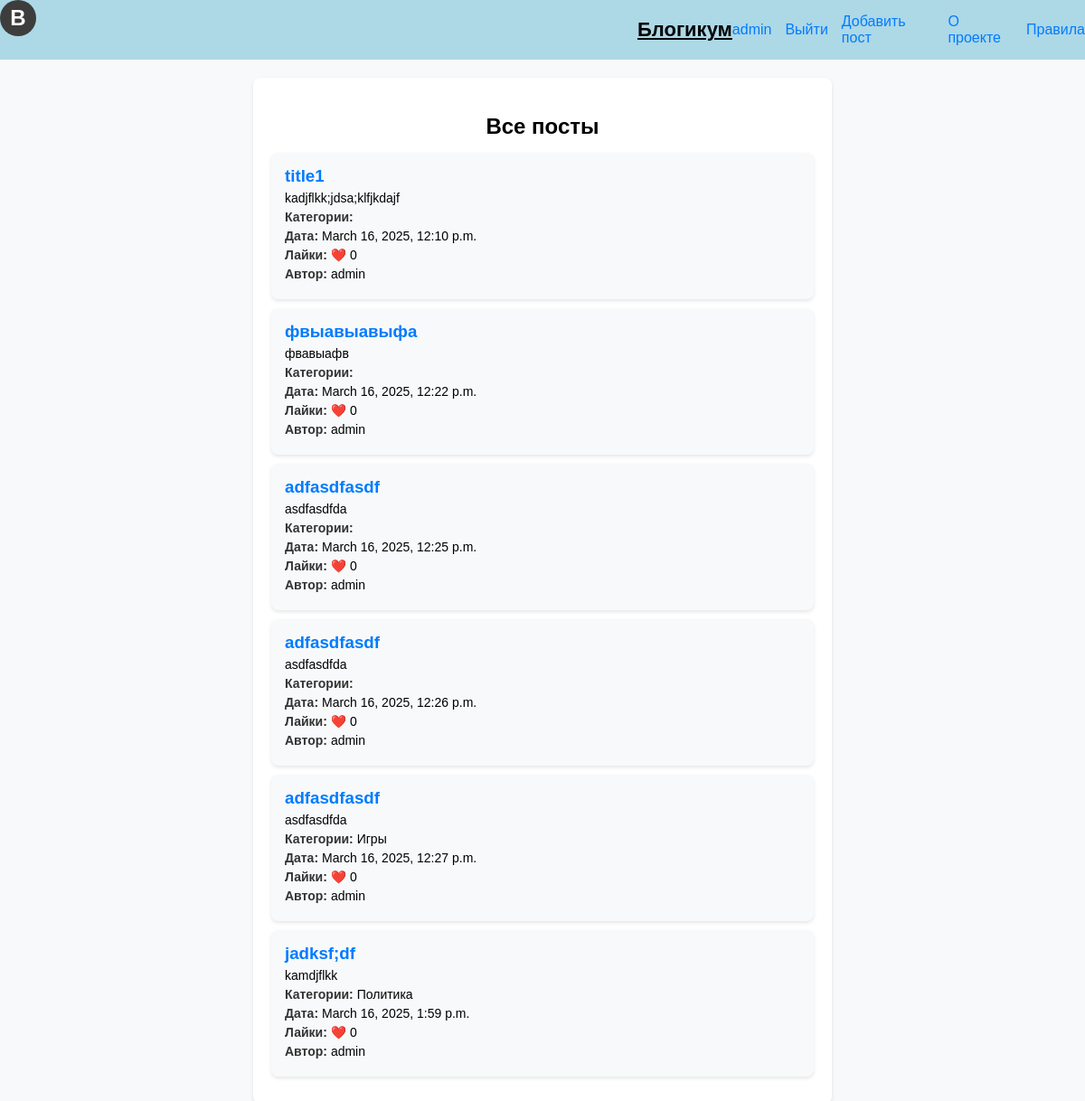
The app's page /posts/ (signed in) with its own data.
### Users/models.py (models this page shows)
class User(AbstractUser):
    photo = models.ImageField(blank=True,
                              null = True,
                              verbose_name = 'Аватарка',
                              )
    date_of_birth = models.DateTimeField(blank = True,
                                         null = True,
                                         verbose_name= 'Дата рождения',
                                         )

### Posts/models.py (models this page shows)
class Post(models.Model):
    title = models.CharField(max_length = 50,
                             verbose_name='Заголовок',
                             )
    text = models.CharField(max_length = 100, verbose_name="Содержание")
    likes = models.IntegerField(verbose_name='Количество лайков', default = 0)
    date_create = models.DateTimeField(auto_now_add= True, verbose_name= 'Дата создания', blank = False)
    is_published = models.BooleanField(verbose_name = 'Статус публикации',
                                       blank = True, default=False)
    category = models.CharField(max_length = 50, blank = True)
    author = models.ForeignKey(get_user_model(),
                               on_delete= models.CASCADE,
                               verbose_name = 'Автор',
                               blank= False,
                               related_name='posts')
    tags = models.ManyToManyField('TagPost',
                                  blank = True,
                                  related_name = 'tags',
                                  verbose_name = 'Теги')

class TagPost(models.Model):
    tag = models.CharField(max_length = 100)
    slug = models.SlugField(max_length = 100, unique = True)
    def __str__(self):
        return self.tag

### Posts/views.py (the view)
# urls.py: path('posts/', views.HomePage.as_view(), name = 'home'),
class HomePage(ListView):
    model = Post
    context_object_name = 'posts'
    template_name = 'Posts/home.html'
    def get_context_data(self, **kwargs):
        context = super().get_context_data(**kwargs)
        context['user'] = self.request.user
        return context

### Posts/templates/Posts/home.html
{% extends 'base.html' %}
{% load static %}
{% block posts %}
    <main>
        <aside class="posts-container">
            <h2>Все посты</h2>
            {% for post in posts %}
            <div class="post">
                <h3>{{ post.title }}</h3>
                <p>{{ post.text }}</p>
                <p><strong>Категории:</strong>
                    {% for cat in post.tags.all %}
                        {{ cat }}{% if not forloop.last %}, {% endif %}
                    {% endfor %}
                </p>
                <p><strong>Дата:</strong> {{ post.date_create }}</p>
                <p><strong>Лайки:</strong> ❤️ {{ post.likes }}</p>
                <p><strong>Автор:</strong> {{ post.author.username }}
            </div>
            {% empty %}
            <p>Постов пока нет.</p>
            {% endfor %}
        </aside>
    </main>
{% endblock %}

### templates/base.html (shortened to what this page needs)
{% load static %}
<!DOCTYPE html>
<html lang="ru">
<head>
    <link rel="stylesheet" href="{% static 'css/styles.css' %}">
</head>
<body>
    <header>
        <div class="brand">
            <div class="logo">B</div>
            <a href="{% url 'home' %}" class="site-name">Блогикум</a>
        </div>
        <nav>
            {% if user.is_authenticated %}
                <a href="{% url 'profile' %}" class="nav-link">{{ user.username }}</a>
                <a href="#" onclick="document.getElementById('myForm').submit();">Выйти</a>
                <a href="{% url 'add_post' %}" id='addPostLink'>Добавить пост</a>
            {% else %}
                <a href="{% url 'login' %}" id="loginLink" class="nav-link">Войти</a>
                <a href="{% url 'register' %}" id="registerLink" class="nav-link register">Регистрация</a>
            {% endif %}
            <a href="{% url 'about_project' %}" class="nav-link">О проекте</a>
            <a href="{% url 'rules' %}" class="nav-link">Правила</a>
        </nav>
    </header>
        {% block posts %} {% endblock %}
</body>

### static/css/styles.css (style rules this page uses)
body { font-family: Arial, sans-serif; background-color: #f8f9fa; margin: 0; padding: 0; }
header { background-color: #add8e6; padding: 0px; display: flex; align-items: center; justify-content: space-between; }
.logo { width: 40px; height: 40px; background-color: #3d3d3d; color: white; font-weight: bold; font-size: 24px; display: flex; align-items: center; justify-content: center; border-radius: 50%; }
.site-name { font-size: 22px; font-weight: bold; color: black; margin-left: 705px; position: relative; top: -20px; }
nav { display: flex; align-items: center; gap: 15px; margin-left: auto; }
nav a { color: #007bff; text-decoration: none; }
.posts-container { width: 50%; margin: 20px auto; padding: 20px; background: white; border-radius: 8px; box-shadow: 0 2px 4px rgba(0, 0, 0, 0.1); }
.posts-container h2 { text-align: center; margin-bottom: 15px; }
.post { background: #f8f9fa; padding: 15px; margin-bottom: 10px; border-radius: 8px; box-shadow: 0 2px 4px rgba(0, 0, 0, 0.1); }
.post h3 { margin: 0; color: #007bff; }
.post p { margin: 5px 0; font-size: 14px; }
.post strong { color: #333; }

### records on screen
User: username "admin"
Post: title "title1", text "kadjflkk;jdsa;klfjkdajf", date_create "March 16, 2025, 12:10 p.m.", likes "0", author.username "admin"
Post: title "фвыавыавыфа", text "фвавыафв", date_create "March 16, 2025, 12:22 p.m.", likes "0", author.username "admin"
Post: title "adfasdfasdf", text "asdfasdfda", date_create "March 16, 2025, 12:25 p.m.", likes "0", author.username "admin"
Post: title "adfasdfasdf", text "asdfasdfda", date_create "March 16, 2025, 12:26 p.m.", likes "0", author.username "admin"
Post: title "adfasdfasdf", text "asdfasdfda", date_create "March 16, 2025, 12:27 p.m.", likes "0", author.username "admin"
TagPost: tag "Игры"
Post: title "jadksf;df", text "kamdjflkk", date_create "March 16, 2025, 1:59 p.m.", likes "0", author.username "admin"
TagPost: tag "Политика"
